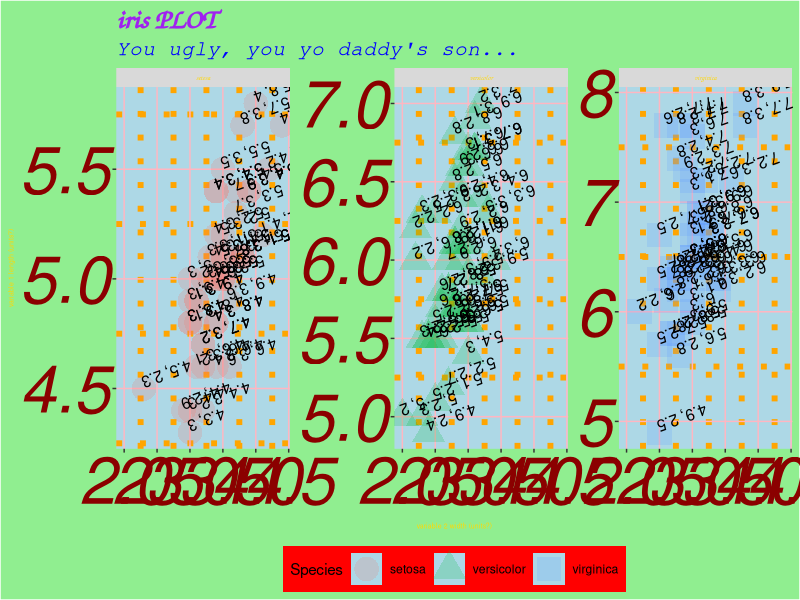

This figure's R source:
# load the built-in 'iris' data set
data(iris)

# load ggplot2 
library(ggplot2)

# create an ugly plot using the 'iris' data set 
ggplot(iris, aes(x = Sepal.Length, y = Sepal.Width, color = Species, shape = Species)) +
  geom_point(size = 8, alpha = 0.2) +  # absurdly large and transparent points
  geom_text(aes(label = paste(Sepal.Length, Sepal.Width, sep = ", ")), 
            size = 4, vjust = 1, hjust = 1, color = "black", angle = 200) +  # added labels to each point
  theme(
    panel.background = element_rect(fill = "lightblue"),  # unnecessarily distracting background color
    plot.background = element_rect(fill = "lightgreen"),  # distracting and bright background color
    axis.title = element_text(size = 5, color = "gold"),  # tiny and weird font size/color
    axis.text = element_text(size = 47, color = "darkred", face = "italic"),  # over sized axis values
    legend.position = "bottom",  # awkward legend position
    legend.background = element_rect(fill = "red"),  # pointless background color
    panel.grid.major = element_line(color = "lightpink", size = 0.5),  # off-color grid lines
    panel.grid.minor = element_line(color = "orange", linetype = "dotted", size = 2),  # unnecessarily large minor grid lines
    plot.title = element_text(size = 20, color = "purple", family = "Comic Sans MS", face = "bold"),  # odd title font and color
    plot.subtitle = element_text(size = 15, color = "blue", family = "Courier", face = "italic"),  # odd subtitle font and color
    strip.text = element_text(size = 5, color = "gold", family = "Comic Sans MS", face = "italic")  # illegible facet label font and color
  ) +
  labs(
    title = "iris PLOT",  # non-descriptive
    subtitle = "You ugly, you yo daddy's son...",  # unhelpful description
    x = "variable 1 length (units?)",  # confusing x-axis label
    y = "variable 2 width (units?)"  # confusing y-axis label
  ) +
  coord_flip() + # pointlessly flipped coordinates
  facet_wrap(~ Species, scales = "free_y")  # adds faceting, giving each plot its own y-axis scale
